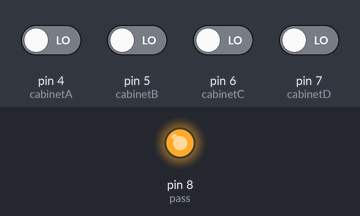
Simulated run of this sketch. Board: Arduino Uno, built with avr-gcc and run on an emulated ATmega328P. On the bench: output pins drawn as LEDs (lit = HIGH). The inputs (shaded band) are chosen by the test bench; at power-on: pin 4 (cabinetA), pin 5 (cabinetB), pin 6 (cabinetC), pin 7 (cabinetD) LOW. What the sketch prints to the serial monitor is not drawn.

Above: at 1.2 s.
1.3 s: pin 4 (cabinetA) driven HIGH and pin 5 (cabinetB) driven HIGH and pin 6 (cabinetC) driven HIGH and pin 7 (cabinetD) driven HIGH
At 2.7 s:
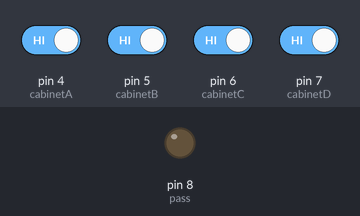
Timing chart, 0 to 4.3 s (numbered marks = the images above; inputs shaded):
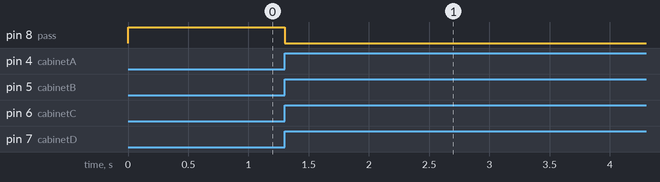

Measured:
- after the input at 1.3 s, pin 8 (pass): HIGH → LOW at once

The sketch:

Bookcase_Controller.ino
```cpp
/******************************************
  Title: Bookcase Controller
  Studio: Wakaka KocmocA & 0escape
  Author: By iLYuSha Wakaka KocmocA
  2016/09/15
*******************************************/
/* Input */
const int cabinetA = 4;
const int cabinetB = 5;
const int cabinetC = 6;
const int cabinetD = 7;
/* Test Output */
const int pass = 8;

int valueCabinetA;
int valueCabinetB;
int valueCabinetC;
int valueCabinetD;

void setup() {
  Serial.begin(9600);
  pinMode(cabinetA,INPUT);
  pinMode(cabinetB,INPUT);
  pinMode(cabinetC,INPUT);
  pinMode(cabinetD,INPUT);
  pinMode(pass,OUTPUT);
  digitalWrite(pass,HIGH);
  Serial.println("Bookcase Controller 2016/09/15 iLYuSha Wakaka KocmocA");
}

void loop()
{
  valueCabinetA = digitalRead(cabinetA);
  valueCabinetB = digitalRead(cabinetB);
  valueCabinetC = digitalRead(cabinetC);
  valueCabinetD = digitalRead(cabinetD);

  if(valueCabinetA == 1 && valueCabinetB == 1 && valueCabinetC == 1 && valueCabinetD == 1)
  {
    digitalWrite(pass,LOW);
  }
}
```
